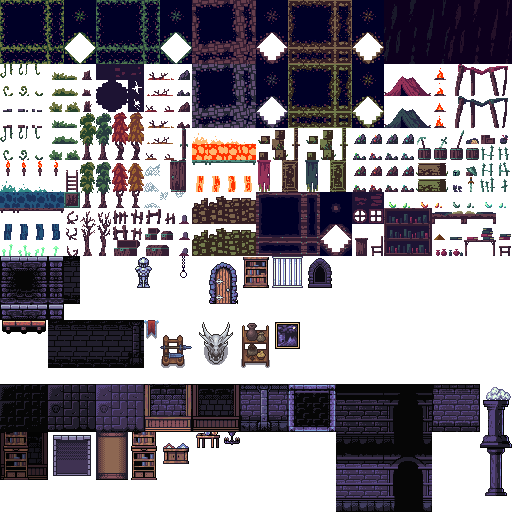
#> input picture graficos/terceros/raou_castillo/tileset_castillo.png, 512 x 512 px
$ python atlas_calabozo.py
#> lines starting #> are read from the running program, lines starting #| are printed output that depends on the picture
"""Arma el atlas del tileset "calabozo" (P73, ficha del calabozo).

graficos/terceros/baldosas_mazmorra/tileset_calabozo.png, 512x384, piezas de 16:
- filas 0-19: copia de las filas 0-19 de
  graficos/terceros/raou_castillo/tileset_castillo.png (atlas de mazmorra en
  0-15 y piezas de Raou en 16-19: rejas, estantería, armadura, pared
  "castillo"), para que las letras sigan valiendo; las 20-23 del castillo, que
  arma atlas_castillo.py, no se copian;
- filas 20-23: piezas del Dungeon Tile Set (el pack de la prisión) y la
  antorcha de Raou, recortadas sin repintar. Coordenadas en LAYOUT, abajo;
  herramientas/constructor_mapas/baldosas/calabozo.gd las usa.

Uso, desde la raíz del proyecto:
  python3 herramientas/constructor_mapas/atlas_calabozo.py
"""
from pathlib import Path

from PIL import Image

ROOT = Path(__file__).resolve().parents[2]
CASTILLO = ROOT / "graficos/terceros/raou_castillo/tileset_castillo.png"
DTS = ROOT / "graficos/terceros/baldosas_mazmorra/Dungeon Tile Set.png"
TORCH = ROOT / "graficos/terceros/raou_mazmorra_lateral/spr_torch.png"
OUT = ROOT / "graficos/terceros/baldosas_mazmorra/tileset_calabozo.png"
T = 16

# Destino en el atlas (pieza de arriba a la izquierda) de cada grupo.
LAYOUT = {
    "bloques": (0, 20),     # juego de 4x4
    "viga": (4, 20),        # izquierda, medio, derecha
    "escalera": (7, 20),
    "fondo": (8, 20),       # 7x2
    "antorcha": (15, 20),   # 4 cuadros en fila
    "cadena": (19, 20),     # 1x2
    "jaula": (20, 20),      # 2x2
    "barril": (22, 20),
    "caja": (23, 20),
    "rejilla": (24, 20),    # 2x2
    "telarana": (26, 20),   # 4x1
}


def tile(img, tx, ty, w=1, h=1):
    return img.crop((tx * T, ty * T, (tx + w) * T, (ty + h) * T))


def place(atlas, piece, dest, dx=0, dy=0):
    atlas.alpha_composite(piece, (dest[0] * T + dx, dest[1] * T + dy))


def main():
    castillo = Image.open(CASTILLO).convert("RGBA")
#> castillo is the input picture: PIL image 512x512 RGBA; mean R, G, B, A 61.8, 56.5, 64.4, 133
    assert castillo.width == 512 and castillo.height >= 384, castillo.size
    # Solo las filas 0-19: las 20 en adelante del castillo son suyas
    # (atlas_castillo.py). El atlas del calabozo sigue midiendo 512x384.
    atlas = Image.new("RGBA", (512, 384))
#> atlas: PIL image 512x384 RGBA; every value is 0
    atlas.paste(castillo.crop((0, 0, castillo.width, 20 * T)), (0, 0))
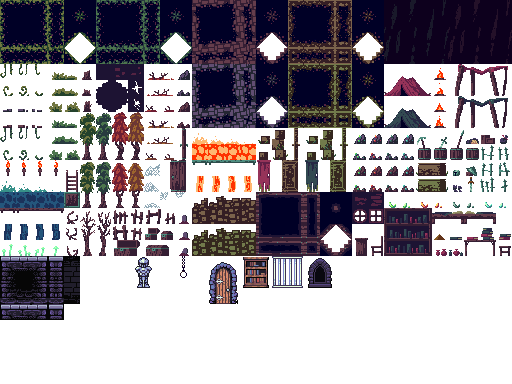
#> atlas: PIL image 512x384 RGBA; mean R, G, B, A 71.5, 66.4, 73.9, 114.7; transparent parts drawn white
    dts = Image.open(DTS).convert("RGBA")
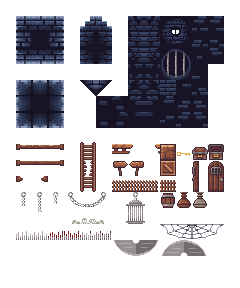
#> input picture prueba/Dungeon Tile Set.png, 240 x 288 px, found by its file name
#> dts is the input picture: PIL image 240x288 RGBA; mean R, G, B, A 183.5, 180.3, 185.6, 86.4
#> (the run stopped early here; a loop or call above may not have finished)
